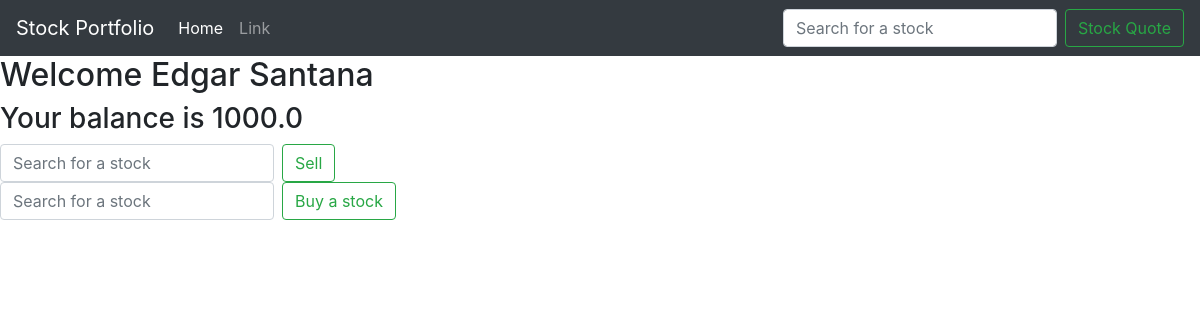
The app's page /, older data.
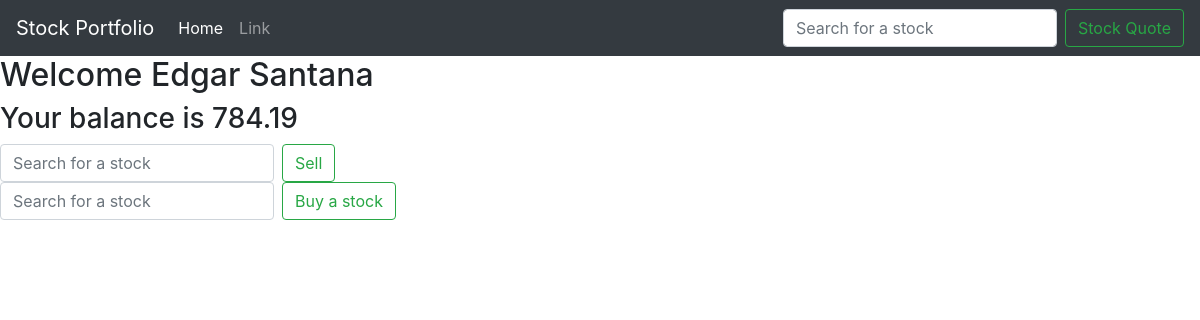
The same page, newer data.
### trading/models.py (models this page shows, shortened)
class User(models.Model):
    name = models.CharField(max_length=50)
    balance = models.FloatField(default=1000.00)
    transactions = models.ManyToManyField('Transaction',blank=True)
    stocks = models.ManyToManyField('Stock',blank=True)
    pf_value = models.ManyToManyField('PF_Value_Daily',blank = True)

### trading/views.py (the view, shortened to what this page needs)
# urls.py: 2. Add a URL to urlpatterns:  path('', views.home, name='home')
def home(request):
    userinformation = User.objects.values()
    stocks = Stock.objects.values()
    context = {'userinformation':userinformation,'stocks':stocks}
    try:
        from urllib.request import urlopen
    except ImportError:
        from urllib2 import urlopen
    def get_jsonparsed_data(url):
        """
        Receive the content of ``url``, parse it as JSON and return the object.

        Parameters
        ----------
        url : str

        Returns
        -------
        dict
        """
        response = urlopen(url)
        data = response.read().decode("utf-8")
        return json.loads(data)
    return render(request,'home.html',context)

### trading/templates/home.html (shortened to what this page needs)
{% extends 'base.html' %}
{% block content %}
{% for item in userinformation %}
<h2>Welcome {{item.name}}</h2>
<h3>Your balance is {{item.balance}}</h3>
{% endfor %}
<form action= {% url 'home' %} class="form-inline my-2 my-lg-0" method = "POST">
    <input class="form-control mr-sm-2" type="search" placeholder="Search for a stock" aria-label="Search" name="ticker">
    <button class="btn btn-outline-success my-2 my-sm-0" type="submit" name="sell">Sell</button>
</form>
<form action= {% url 'home' %} class="form-inline my-2 my-lg-0" method = "POST">
    <input class="form-control mr-sm-2" type="search" placeholder="Search for a stock" aria-label="Search" name="ticker">
    <button class="btn btn-outline-success my-2 my-sm-0" type="submit" name="buy">Buy a stock</button>
</form>
{% if status %}
    {% if status == 'ok' %}
        {% load static %}
    {% else %}
        <h2>{{status}}</h2>
    {% endif %}
{% endif %}
{% endblock %}

Row changes from the older to the newer data that the page shows:
changed User "Edgar Santana": balance "1000.0" → "784.19"
